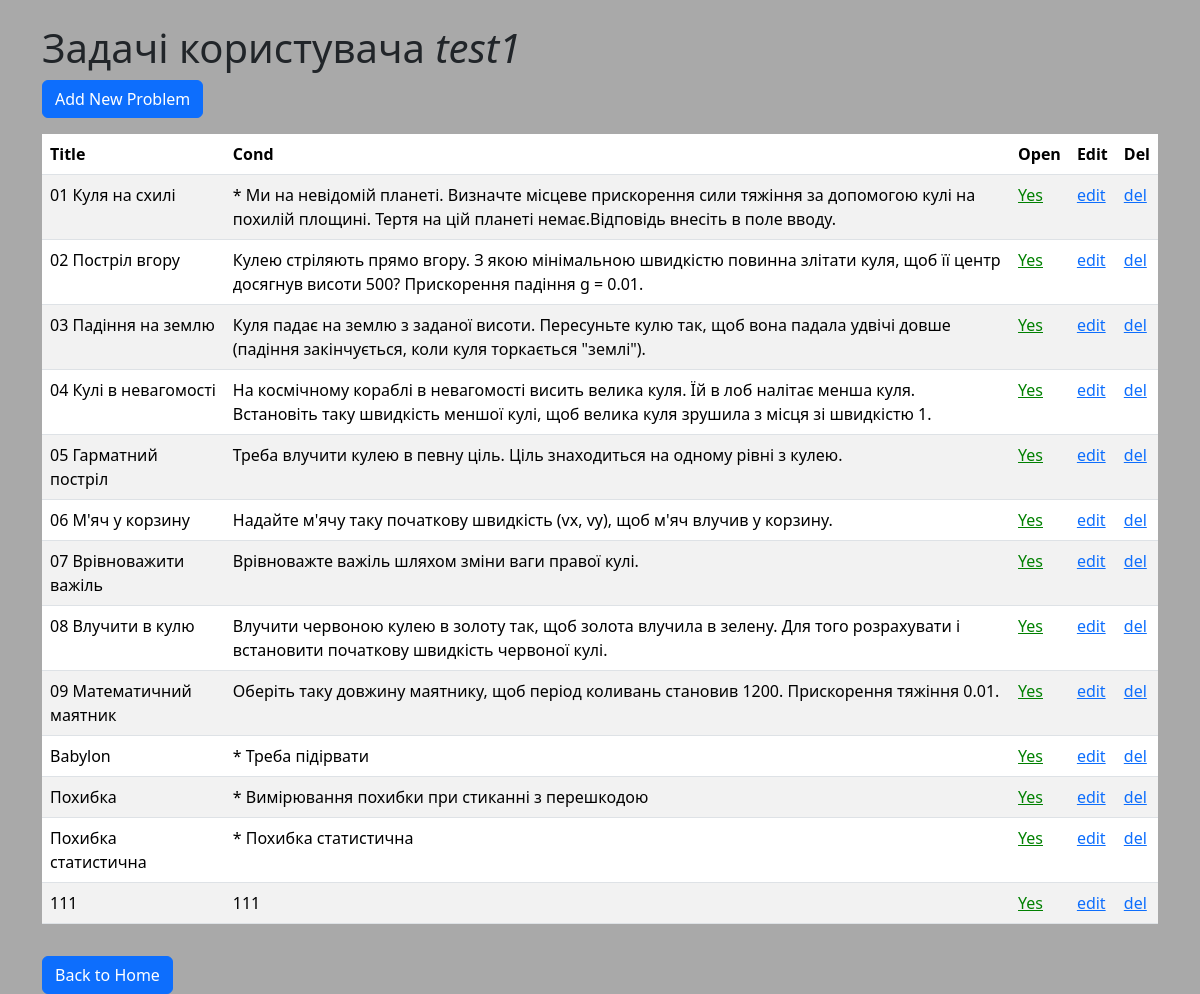
The app's page /admin (signed in), older data.
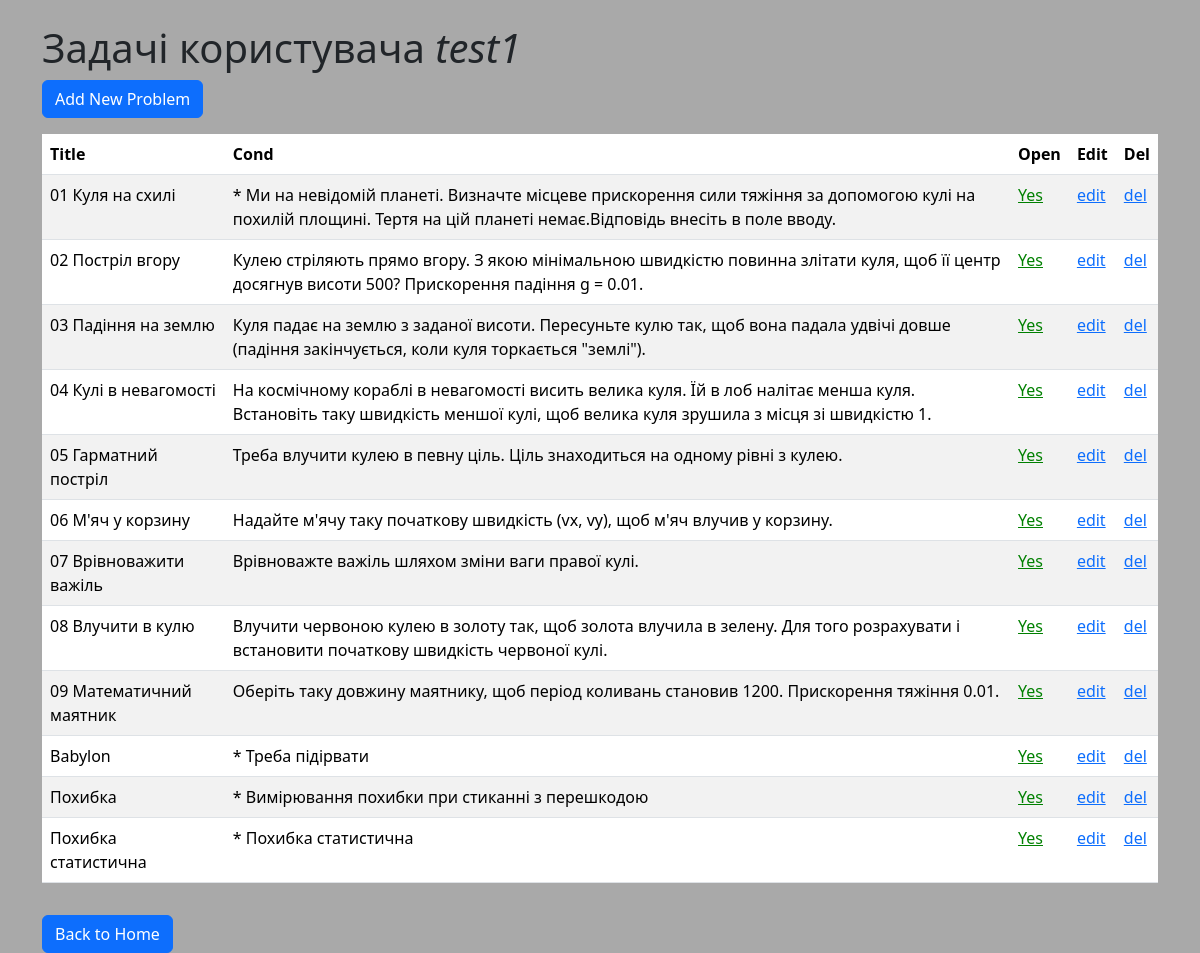
The same page, newer data.
### web_macro_mech/models.py (models this page shows)
class Base(DeclarativeBase):
    pass

class User(Base, UserMixin):
    __tablename__ = "users"
    id: Mapped[int] = mapped_column(primary_key=True)
    username: Mapped[str] = mapped_column(String(150), unique=True, nullable=False)
    password_hash: Mapped[str] = mapped_column(String(128), nullable=False)
    problems: Mapped[list["Problem"]] = relationship(back_populates="user")

class Problem(Base):
    __tablename__ = "problems"
    id: Mapped[int] = mapped_column(primary_key=True)
    title: Mapped[str] = mapped_column(String(150), nullable=False)
    cond: Mapped[str] = mapped_column(Text, nullable=False)
    init: Mapped[str] = mapped_column(Text, nullable=False)
    answer: Mapped[str] = mapped_column(Text, nullable=False)
    isOpen: Mapped[bool] = mapped_column(Boolean, default=True)
    username: Mapped[str] = mapped_column(ForeignKey("users.username"))
    user: Mapped["User"] = relationship(back_populates="problems")

### web_macro_mech/routes/main.py (the view)
@main_bp.route('/admin', methods=['GET'])
@login_required
def admin():
    with SessionLocal() as db:
        problems = db.query(Problem).filter(Problem.username == current_user.username).all()
        return render_template('admin.html', problems=problems)

### web_macro_mech/__init__.py (called while the page is built)
@login_manager.user_loader
def load_user(user_id):
    with SessionLocal() as session:
        return session.get(User, int(user_id))

### web_macro_mech/templates/admin.html (shortened to what this page needs)
<!DOCTYPE html>
<html lang="en">
<head>
    <link href="https://cdn.jsdelivr.net/npm/bootstrap@5.3.3/dist/css/bootstrap.min.css" rel="stylesheet"
>
    <link rel="stylesheet" href="static/index.css" />
</head>
<body>
    <div class="container">
        <h1 class="mt-4">Задачі користувача <i>{{current_user.username}}</i></h1>
        <div>
            <a href="{{ url_for('main.add_prob') }}" class="btn btn-primary">Add New Problem</a>
        </div>
        <table class="table table-striped mt-3">
            <thead>
                <tr>
                    <th>Title</th>
                    <th>Cond</th>
                    <th>Open</th>
                    <th>Edit</th>
                    <th>Del</th>
                </tr>
            </thead>
            <tbody>
                {% for problem in problems %}
                <tr>
                    <td>{{ problem.title }}</td>
                    <td>{{ problem.cond }}</td>
                    {% set color = 'green' if problem.isOpen else 'black'  %}
                    {% set yesNo = 'Yes' if problem.isOpen else 'No'  %}
                    <td>
                        <a href="{{ url_for('main.switch', id=problem.id ) }}"
                           style="color: {{ color }}">{{yesNo}}</a>
                    </td>
                    <td><a href="{{ url_for('main.edit_prob', id=problem.id ) }}">edit</a></td>
                    <td><a href="{{ url_for('main.del_prob', id=problem.id ) }}">del</a></td>
                </tr>
                {% endfor %}
            </tbody>
        </table>
        <a href="{{ url_for('main.index') }}" class="btn btn-primary mt-3">Back to Home</a>
    </div>
</body>
</html>

### web_macro_mech/static/index.css (style rules this page uses)
body { background-color: darkgrey; }
:root { --canvas-width: 800px; --canvas-height: 600px; }

Row changes from the older to the newer data that the page shows:
removed Problem: title "111", cond "111", yesNo "Yes"
